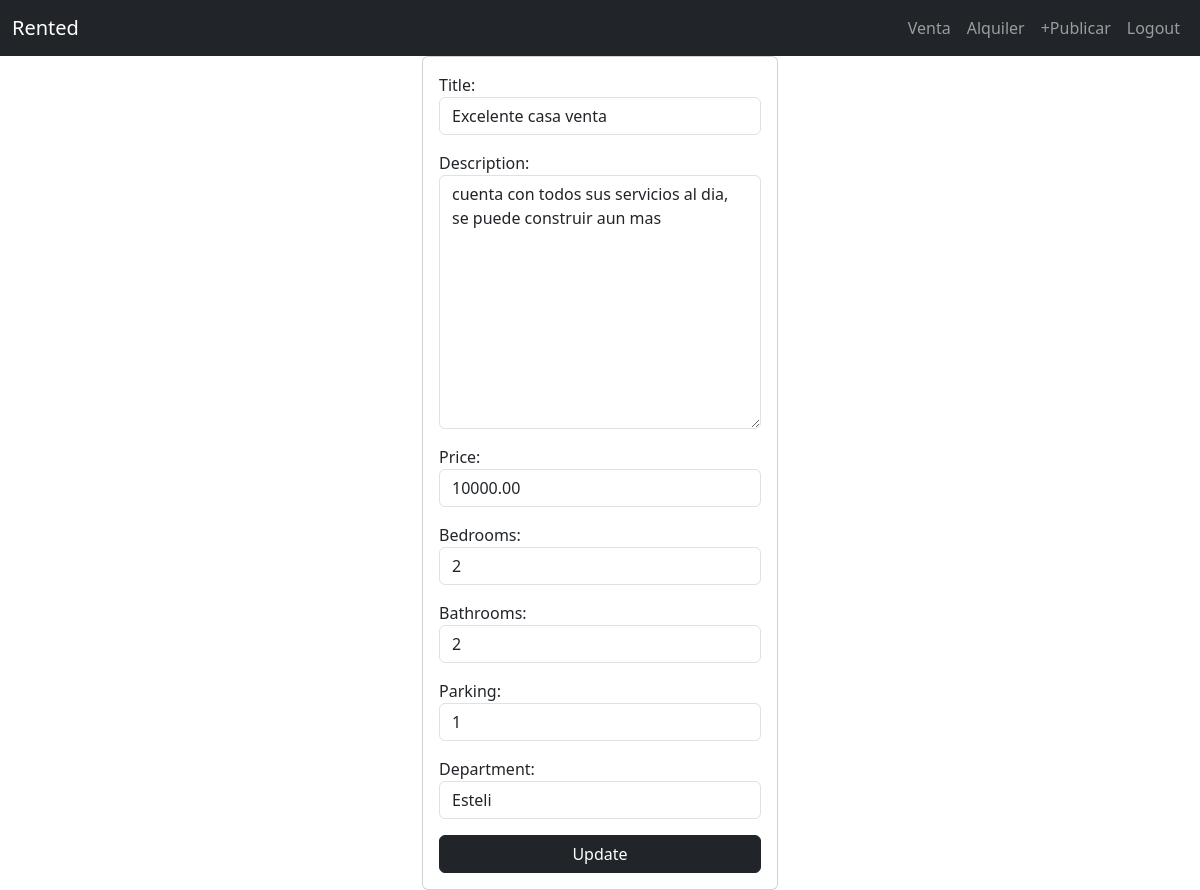
The page /update_venta/2 (signed in) on the database its author committed.
### main/models.py (models this page shows, shortened)
class Property(models.Model):
    title = models.CharField(max_length=200)
    description = models.TextField()
    price = models.DecimalField(max_digits=10, decimal_places=2)
    bedrooms = models.IntegerField(default=1)
    bathrooms = models.IntegerField(default=1)
    parking = models.IntegerField(default=0)
    department = models.CharField(max_length=200)
    user = models.ForeignKey(User, on_delete=models.CASCADE)

### main/views.py (the view)
# urls.py: path('update_venta/<int:pk>', views.update_venta, name='update_venta'),
@login_required
def update_venta(request, pk):
    venta = get_object_or_404(Property, pk=pk)
    form = PropertyForm(request.POST or None, instance=venta)
    if form.is_valid():
        venta= form.save(commit=False)
        venta.user = request.user
        venta.save()
        return redirect('venta')
    return render(request, 'venta/update_venta.html', {
        'venta': venta,
        'form': form
    })

### main/forms.py
class PropertyForm(forms.ModelForm):
    class Meta:
        model = Property
        fields = ['title', 'description', 'price', 'bedrooms', 'bathrooms', 'parking', 'department']
        widgets = {
            'title': forms.TextInput(attrs={'class': 'form-control', 'placeholder': 'Write a title'}),
            'description': forms.Textarea(attrs={'class': 'form-control', 'placeholder': 'Write a desription'}),
            'price': forms.NumberInput(attrs={'class': 'form-control', 'placeholder': 'Enter the price'}),
            'bedrooms': forms.NumberInput(attrs={'class': 'form-control'}),
            'bathrooms': forms.NumberInput(attrs={'class': 'form-control'}),
            'parking': forms.NumberInput(attrs={'class': 'form-control'}),
            'department': forms.TextInput(attrs={'class': 'form-control', 'placeholder': 'Write a department'})
        }

### main/templates/venta/update_venta.html (shortened to what this page needs)
{% extends 'layouts/base.html' %}
{% block content %}
<main class="container">
    <div class="row">
        <div class="col-md-4 offset-md-4">
            <form method="POST" class="card card-body">
                {{form.as_p}}
                <button class="btn btn-dark">
                    Update
                </button>
            </form>
        </div>
    </div>
</main>
{% endblock %}

### rows shown on the page
Property: title "Excelente casa venta", description "cuenta con todos sus servicios al dia, se puede construir aun mas", price "10000.00", bedrooms "2", bathrooms "2", parking "1", department "Esteli"
